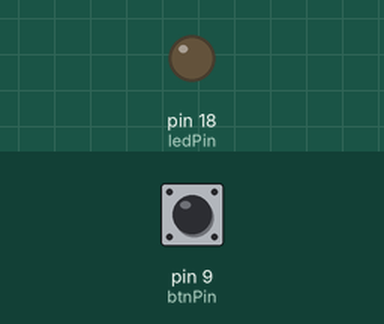
The sketch below on a simulated Arduino Uno, built with avr-gcc and run on an emulated ATmega328P. Parts: output pins drawn as LEDs (lit = HIGH). Inputs (shaded band) come from the test bench; at power-on: pin 9 (btnPin) HIGH.

Above: at 1.2 s.
1.3 s: pin 9 (btnPin) pulled LOW for 0.15 s
At 1.37 s:
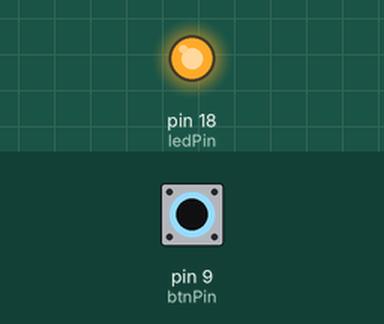
2.9 s: pin 9 (btnPin) pulled LOW for 3.2 s
At 7.4 s:
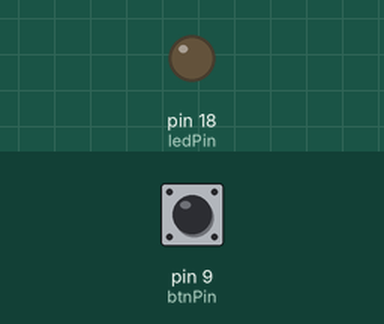
Timing chart, 0 to 8.9 s (numbered marks = the images above; inputs shaded):
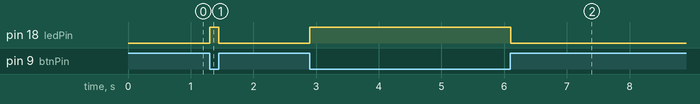

Measured:
- after the input at 1.3 s, pin 18 (ledPin): LOW → HIGH at once, → LOW 0.15 s later
- after the input at 2.9 s, pin 18 (ledPin): LOW → HIGH at once, → LOW 3.2 s later

The sketch:

button.ino
```cpp
const int ledPin = 18;
const int btnPin = 9;

void setup() {
  pinMode(ledPin, OUTPUT);
  pinMode(btnPin, INPUT_PULLUP);
}

void loop() {
  digitalWrite(ledPin, !digitalRead(btnPin));
  delay(50);
}
```
